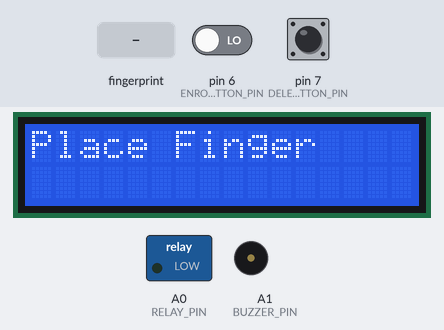
The sketch below on a simulated Arduino Uno, built with avr-gcc and run on an emulated ATmega328P. Parts: 16×2 character LCD, switched loads named in the sketch (green lamp = pin HIGH), buzzer (waves = sounding, pin HIGH). The inputs (shaded band) are chosen by the test bench; at power-on: pin 7 (DELETE_BUTTON_PIN) LOW, pin 6 (ENROLL_BUTTON_PIN) LOW. The modem accepts every AT command (registered, SIM ready, sends succeed) and sends nothing else; what the sketch prints to the serial monitor is not drawn.

Above: at 12.4 s.
12.5 s: finger stored as number 1 placed on the sensor
At 13.6 s:
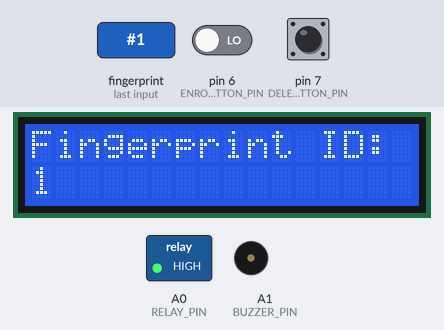
14.3 s: pin 7 (DELETE_BUTTON_PIN) pulled HIGH for 3.2 s
At 17.3 s:
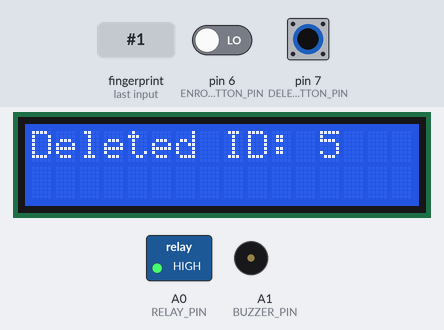
20.5 s: pin 6 (ENROLL_BUTTON_PIN) driven HIGH and pin 7 (DELETE_BUTTON_PIN) driven HIGH
23.5 s: pin 7 (DELETE_BUTTON_PIN) driven LOW
At 26.2 s:
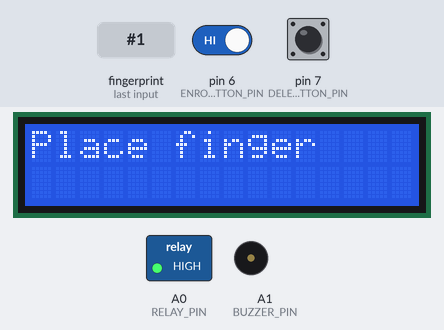
26.5 s: finger stored as number 1 placed on the sensor
At 27.1 s:
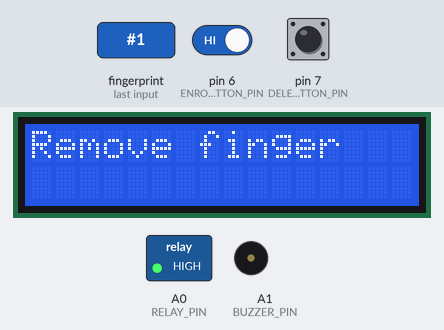
29.5 s: finger stored as number 1 placed on the sensor
At 30.1 s:
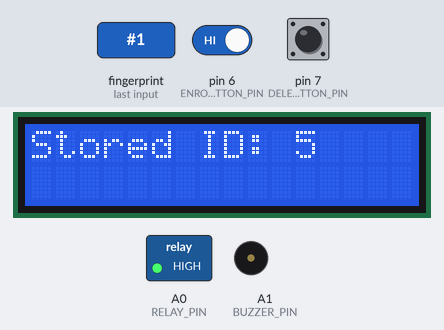
Timing chart, 0 to 32.5 s (numbered marks = the images above; inputs shaded):
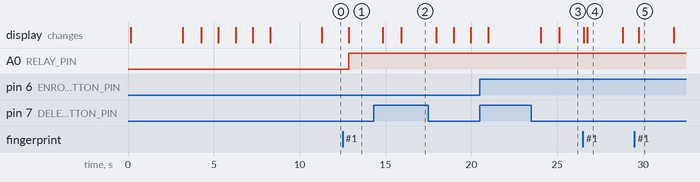

Measured:
- after the input at 12.5 s, A0 (RELAY_PIN): LOW → HIGH after 0.35 s; the display: changes after 0.35 s (image 1)
- after the input at 14.3 s, the display: first changes after 0.55 s (image 2 shows a later state)
- after the input at 26.5 s, the display: first changes after 0.06 s (image 4 shows a later state)
- after the input at 29.5 s, the display: changes after 0.25 s (image 5)
- what the display in image 4 shows lasts 2.0 s, from 26.8 s to 28.8 s
- what the display in image 5 shows lasts 2.1 s, from 29.7 s to 31.8 s

The sketch:

thecode.ino
```cpp
#include <Adafruit_Fingerprint.h>
#include <SoftwareSerial.h>
#include <LiquidCrystal.h>

// Define the pins for the buttons
#define ENROLL_BUTTON_PIN 6 // Button to enroll a fingerprint
#define DELETE_BUTTON_PIN 7 // Button to delete a fingerprint

// Define the pin for the relay
#define RELAY_PIN A0 // Relay control pin (Analog Pin A0)

// GSM module RX and TX pins
#define GSM_RX_PIN 13
#define GSM_TX_PIN 10

// LCD Pin connections
#define RS 12
#define E 11
#define D4 5
#define D5 4
#define D6 3
#define D7 2

// Buzzer Pin
#define BUZZER_PIN A1  // Pin for the buzzer

// Initialize LCD
LiquidCrystal lcd(RS, E, D4, D5, D6, D7);

// Create SoftwareSerial objects for GSM and fingerprint sensor
SoftwareSerial gsm(GSM_RX_PIN, GSM_TX_PIN);
SoftwareSerial mySerial(8, 9); // RX, TX pins for fingerprint sensor

// Initialize the fingerprint sensor object using the SoftwareSerial object
Adafruit_Fingerprint finger = Adafruit_Fingerprint(&mySerial);

// Array to keep track of stored fingerprint IDs (1 = stored, 0 = empty)
bool storedIds[128] = {false}; // Index 0 not used, valid IDs are 1-127

// Variables to keep track of button states and modes
bool enrollMode = false;
bool deleteMode = false;
uint8_t nextEnrollID = 1; // Next available ID for enrollment

void setup() {
  Serial.begin(9600); // Initialize serial communication
  while (!Serial);    // Wait for serial to initialize
  delay(100);

  // Set up the LCD
  lcd.begin(16, 2);
  lcd.print(F("Initializing..."));

  // Initialize GSM module communication
  gsm.begin(9600);
  delay(3000); // Wait for GSM module to initialize
  gsm.println("AT");
  waitForGSMResponse("OK");

  // Set SMS mode to Text
  gsm.println("AT+CMGF=1");
  waitForGSMResponse("OK");

  Serial.println("GSM Module Initialized.");
  lcd.clear();
  lcd.print(F("GSM MODULE"));
  lcd.setCursor(0,1);
  lcd.print("Initialized");
  // Set up the fingerprint sensor
  finger.begin(57600);
  if (finger.verifyPassword()) {
    Serial.println(F("Fingerprint sensor found!"));
    updateStoredIds(); // Initialize the stored IDs array
    displayFingerprintStatus(); // Display initial status
    lcd.clear();
    lcd.print(F("Place Finger"));
  } else {
    lcd.clear();
    lcd.print(F("Sensor not found"));
    Serial.println(F("Fingerprint sensor not found!"));
    while (1) {
      delay(1);
    }
  }

  // Initialize the button pins as inputs
  pinMode(ENROLL_BUTTON_PIN, INPUT);
  pinMode(DELETE_BUTTON_PIN, INPUT);

  // Set up the relay pin as output
  pinMode(RELAY_PIN, OUTPUT);
  digitalWrite(RELAY_PIN, LOW); // Ensure the relay is initially off

  // Set up the buzzer pin as output
  pinMode(BUZZER_PIN, OUTPUT);
  digitalWrite(BUZZER_PIN, LOW); // Ensure the buzzer is initially off
}

void loop() {
  // Continuously scan for fingerprints
  if (finger.getImage() == FINGERPRINT_OK) {
    int p = finger.image2Tz(1); // Convert image to template
    if (p != FINGERPRINT_OK) {
      lcd.clear();
      lcd.print(F("Failed to convert image"));
      Serial.println(F("Failed to convert image"));
      return;
    }

    // Try to identify the fingerprint using fast search
    p = finger.fingerFastSearch();
    if (p == FINGERPRINT_OK) {
      lcd.clear();
      lcd.print(F("Fingerprint ID: "));
      lcd.setCursor(0,1);
      lcd.print(finger.fingerID);
      Serial.print(F("Fingerprint matched with ID: "));
      Serial.println(finger.fingerID);

      // Turn on the relay (motor on)
      digitalWrite(RELAY_PIN, HIGH);
    } else {
      lcd.clear();
      lcd.print(F("Fingerprint not "));
      lcd.setCursor(0,1);
      lcd.print("found");
      Serial.println(F("Fingerprint not matched!"));

      // Turn off the relay (motor off)
      digitalWrite(RELAY_PIN, LOW);

      // Sound the buzzer for 10 seconds with 1-second intervals
      soundBuzzer();

      // Display "Sending SMS..." on the LCD
      sendSMS("+918328648703", "Wrong authentication! Someone is trying to take your vehicle.");
    }
    delay(2000); // Show result for 2 seconds
  }

  // Check if the Enroll button is pressed
  if (digitalRead(ENROLL_BUTTON_PIN) == HIGH) {
    if (!enrollMode) {
      enrollMode = true;
      deleteMode = false;
      nextEnrollID = findNextAvailableID();
      lcd.clear();
      lcd.print(F("Enroll Mode"));
      lcd.setCursor(0, 1);
      lcd.print(F("ID: "));
      lcd.print(nextEnrollID);
      Serial.print(F("Entering Enroll Mode. Next ID: "));
      Serial.println(nextEnrollID);
      delay(1000);
    } else {
      enrollMode = false;
      enrollFingerprint(nextEnrollID); // Enroll a new fingerprint
    }
  }

  // Check if the Delete button is pressed
  if (digitalRead(DELETE_BUTTON_PIN) == HIGH) {
    if (!deleteMode) {
      deleteMode = true;
      enrollMode = false;
      lcd.clear();
      lcd.print(F("Delete Mode"));
      Serial.println(F("Entering Delete Mode"));
      delay(1000);
    } else {
      deleteMode = false;
      deleteLastFingerprint(); // Delete the last stored fingerprint
    }
  }
}

// Function to sound the buzzer for 10 seconds with 1 second delay between each second
void soundBuzzer() {
  for (int i = 0; i < 10; i++) {  // Loop for 10 seconds
    digitalWrite(BUZZER_PIN, HIGH);  // Turn buzzer on
    delay(1000);                      // Wait for 1 second
    digitalWrite(BUZZER_PIN, LOW);   // Turn buzzer off
    delay(1000);                      // Wait for 1 second
  }
}

// Function to find the next available ID
uint8_t findNextAvailableID() {
  for (int i = 1; i <= 127; i++) {
    if (!storedIds[i]) {
      return i;
    }
  }
  return 0; // No available ID
}

// Function to enroll a fingerprint
void enrollFingerprint(uint8_t id) {
  lcd.clear();
  lcd.print(F("Enrolling ID: "));
  lcd.print(id);
  Serial.print(F("Enrolling ID #"));
  Serial.println(id);

  while (!getFingerprintEnroll(id)) {
    delay(100);
  }

  displayFingerprintStatus();
}

uint8_t getFingerprintEnroll(uint8_t id) {
  int p = -1;
  lcd.clear();
  lcd.print(F("Place finger"));
  Serial.println(F("Waiting for valid finger"));

  while (p != FINGERPRINT_OK) {
    p = finger.getImage();
    switch (p) {
      case FINGERPRINT_OK:
        Serial.println(F("Image taken"));
        lcd.clear();
        lcd.print(F("Image taken"));
        break;
      case FINGERPRINT_NOFINGER:
        Serial.println(F("No finger detected"));
        break;
      case FINGERPRINT_PACKETRECIEVEERR:
        Serial.println(F("Communication error"));
        break;
      case FINGERPRINT_IMAGEFAIL:
        Serial.println(F("Imaging error"));
        break;
      default:
        Serial.println(F("Unknown error"));
        break;
    }
  }

  p = finger.image2Tz(1);
  if (p != FINGERPRINT_OK) {
    Serial.println(F("Image conversion failed"));
    return p;
  }

  lcd.clear();
  lcd.print(F("Remove finger"));
  Serial.println(F("Remove finger"));
  delay(2000);

  p = 0;
  while (p != FINGERPRINT_NOFINGER) {
    p = finger.getImage();
  }

  lcd.clear();
  lcd.print(F("Place again"));
  Serial.println(F("Place same finger again"));

  p = -1;
  while (p != FINGERPRINT_OK) {
    p = finger.getImage();
  }

  p = finger.image2Tz(2);
  if (p != FINGERPRINT_OK) {
    Serial.println(F("Image conversion failed"));
    return p;
  }

  Serial.println(F("Creating model..."));

  p = finger.createModel();
  if (p != FINGERPRINT_OK) {
    Serial.println(F("Failed to create model"));
    return p;
  }

  p = finger.storeModel(id);
  if (p == FINGERPRINT_OK) {
    storedIds[id] = true;
    Serial.println(F("Stored!"));
    lcd.clear();
    lcd.print(F("Stored ID: "));
    lcd.print(id);
    delay(2000);
    displayFingerprintStatus();
  } else {
    Serial.println(F("Error storing fingerprint"));
    return p;
  }

  return true;
}

// Function to delete the last stored fingerprint
void deleteLastFingerprint() {
  lcd.clear();
  lcd.print(F("Deleting Finger"));
  Serial.println(F("Ready to delete a fingerprint!"));

  // Find the last stored ID
  uint8_t id = 0;
  for (int i = 127; i >= 1; i--) {
    if (storedIds[i]) {
      id = i;
      break;
    }
  }

  if (id == 0) { // No stored IDs
    lcd.clear();
    lcd.print(F("No IDs to delete"));
    return;
  }

  Serial.print(F("Deleting ID #"));
  Serial.println(id);

  int p = finger.deleteModel(id);
  if (p == FINGERPRINT_OK) {
    storedIds[id] = false;
    Serial.println(F("Deleted!"));
    lcd.clear();
    lcd.print(F("Deleted ID: "));
    lcd.print(id);
    delay(2000);
    displayFingerprintStatus();
    nextEnrollID = findNextAvailableID(); // Update the next enroll ID
  } else {
    Serial.println(F("Error deleting fingerprint"));
    lcd.clear();
    lcd.print(F("Delete failed"));
    delay(1000);
  }
}

// Function to update stored IDs array and count
void updateStoredIds() {
  for (int i = 1; i <= 127; i++) {
    if (finger.loadModel(i) == FINGERPRINT_OK) {
      storedIds[i] = true;
    } else {
      storedIds[i] = false;
    }
  }
}

// Function to display fingerprint storage status
void displayFingerprintStatus() {
  Serial.println(F("\n=== Fingerprint Storage Status ==="));
  updateStoredIds(); // Update the stored IDs array and count
  uint8_t fingerprintCount = 0;
  for (int i = 1; i <= 127; i++) {
    if (storedIds[i]) {
      fingerprintCount++;
    }
  }
  Serial.print(F("Total stored fingerprints: "));
  Serial.println(fingerprintCount);
  lcd.clear();
  lcd.print(F("Stored FPs: "));
  lcd.print(fingerprintCount);
  if (fingerprintCount > 0) {
    Serial.println(F("\nStored fingerprint IDs:"));
    lcd.setCursor(0, 1); // Display stored IDs
    for (int i = 1; i <= 127; i++) {
      if (storedIds[i]) {
        Serial.print(F("ID #"));
        Serial.println(i);
        lcd.clear();
        lcd.print(F("Stored FPs: "));
        lcd.print(fingerprintCount);
        lcd.setCursor(0, 1);
        lcd.print(F("ID: "));
        lcd.print(i);
        delay(1000);
      }
    }
  } else {
    Serial.println(F("No fingerprints stored"));
    lcd.setCursor(0, 1);
    lcd.print(F("No stored FPs"));
  }
  Serial.println(F("==============================\n"));
  delay(2000);
}

// Function to send an SMS
void sendSMS(String phoneNumber, String message) {
  Serial.println("Sending SMS...");

  // Display "Sending SMS..." on the LCD
  lcd.clear();
  lcd.print(F("Sending SMS..."));
  delay(1000);  // Wait a moment to show the message

  // Send the AT command to start SMS
  gsm.print("AT+CMGS=\"");
  gsm.print(phoneNumber);
  gsm.println("\"");
  delay(100); // Wait for the GSM module to respond

  // Send the message text
  gsm.print(message);
  delay(100); // Wait for the GSM module to respond

  // End the message with Ctrl+Z (ASCII 26)
  gsm.write(26);
  delay(5000); // Wait for the SMS to be sent

  if (gsm.available()) {
    String response = gsm.readString();
    Serial.println("GSM Response: ");
    Serial.println(response);
  }

  // Display "Message Sent" on the LCD
  lcd.clear();
  lcd.print(F("Message Sent"));
  delay(2000);  // Wait for 2 seconds to show the message
}

// Function to wait for a specific response from GSM module
void waitForGSMResponse(String expectedResponse) {
  String response = "";
  long timeout = millis() + 5000; // 5 seconds timeout

  while (millis() < timeout) {
    if (gsm.available()) {
      char c = gsm.read();
      response += c;
    }

    if (response.indexOf(expectedResponse) != -1) {
      Serial.println("Response: " + response);
      return;
    }
  }

  Serial.println("Response timeout or unexpected response: " + response);
}

// Function to read an ID number from the Serial input
uint8_t readnumber(void) {
  uint8_t num = 0;

  while (num == 0) {
    while (!Serial.available());  // Wait for input
    num = Serial.parseInt();  // Parse the input number
  }
  return num;
}
```
